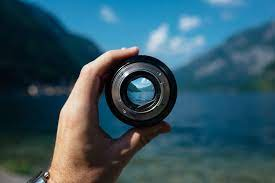
#> input picture Lab-II/1.png, 275 x 183 px
$ python 1.py
#> lines starting #> are read from the running program, lines starting #| are printed output that depends on the picture
import numpy as np
import matplotlib.pyplot as plt
import cv2 as cv
from skimage.transform import downscale_local_mean as dlm
import skimage.io as io
img = io.imread("1.png")
#> img is the input picture: shape (183, 275, 3); mean R, G, B 51.6, 85.9, 99.2
print("Shape :",img.shape)
#| Shape : (183, 275, 3)
factors = 3**np.arange(1, 5)
figure, axis = plt.subplots(3,3)
ax=axis.ravel()
ax[0].imshow(img,cmap='brg')
ax[0].axis('off')
ax[0].set_title('Orginal Image \n $N1={}, N2={}, N3={}$'.format(img.shape[0],img.shape[1],img.shape[2]))
print(img[0:60,20:23,1])
#> (printed output is left out)
for i in range(8):
    i1=i+1
    image = dlm(img,factors=(i1,i1,1),cval=0).astype(int)
    if i1==3:
        print(image[0:20,20,1])
    ax[i1].imshow(image,cmap='brg')
    ax[i1].axis('off')
    ax[i1].set_title('$N1={}, N2={}, N3={}$'.format(image.shape[0],image.shape[1],image.shape[2]))
#> this loop made 8 passes
#| [134 137 138 138 140 138 127 106  85  57  48  48  45  43  39  35  32  29
#|   26  25]
#> pass 2, `image = dlm(img,factors=(i1,i1,1),cval=0).astype(int)`:
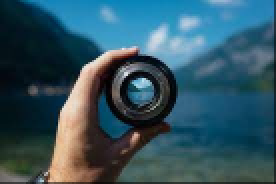
#> image: shape (92, 138, 3) int64 (shown 2 times larger); mean R, G, B 50.8, 84.8, 98
#> pass 3, `image = dlm(img,factors=(i1,i1,1),cval=0).astype(int)`:
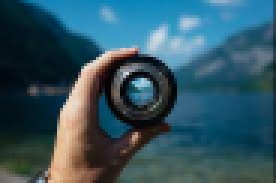
#> image: shape (61, 92, 3) int64 (shown 3 times larger); mean R, G, B 51, 85.1, 98.4
plt.show()
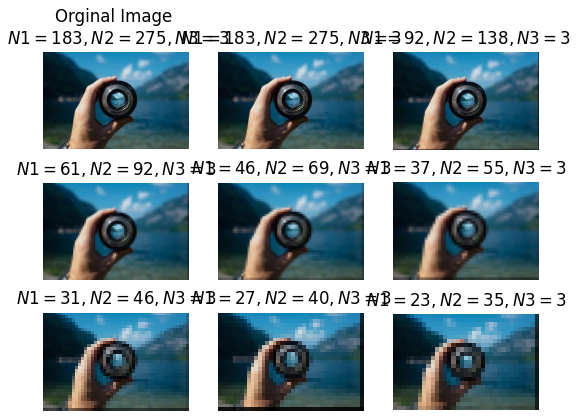
#> figure drawn by matplotlib, 9 panels
